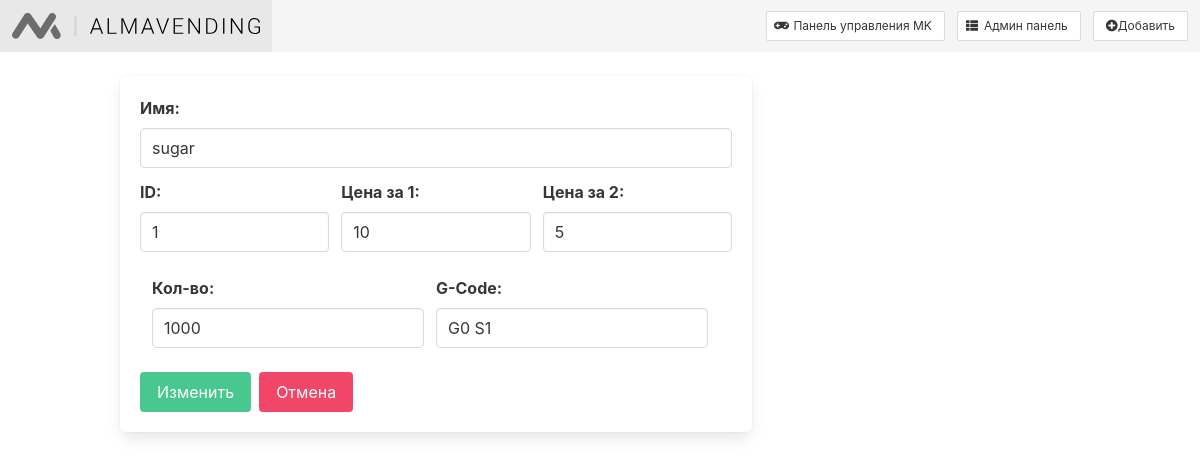
Screenshot of /admin/edit_stuff/1 with the database file from the repository.
### tables this page shows
CREATE TABLE "stuff" (
    id INTEGER NOT NULL PRIMARY KEY AUTOINCREMENT
  , name TEXT NOT NULL
  , price INTEGER NOT NULL
  , value INTEGER
  , g_code TEXT
  , double_price INTEGER
);

### app.py (the view)
@app.route("/admin/edit_stuff/<int:id_stuff>", methods=["POST", "GET"])
def edit_stuff(id_stuff):
    db = get_db()
    dbase = FDataBase(db)
    if request.method == 'POST':
        res = dbase.updateStuff(id_stuff, request.form['name'], request.form['price'], request.form['value'], request.form['g_code'], request.form['double_price'])
        if not res:
            print('Ошибка обновления')
        else:
            print('БД обновлена успешно')
        return redirect(url_for('admin'))
    elif request.method == 'GET':
        return render_template('edit_stuff.html', items=dbase.getStuffById(id_stuff))

### FDataBase.py (called while the page is built)
    def getStuffById(self, id_stuff):
        try:
            self.__cur.execute(f"SELECT id, name, price, double_price, value, g_code FROM stuff WHERE id = {id_stuff} LIMIT 1")
            res = self.__cur.fetchone()
            if res:
                return res
        except sqlite3.Error as e:
            print("Ошибка получения статьи из БД "+str(e))
        return (False, False, False, False, False, False)

### app.py (called while the page is built)
def connect_db():
    conn = sqlite3.connect(app.config['DATABASE'])
    conn.row_factory = sqlite3.Row
    return conn

def get_db():
    if not hasattr(g, 'link_db'):
        g.link_db = connect_db()
    return g.link_db

### templates/edit_stuff.html
{% extends 'base.html' %}
{% block content %}
<div class="columns mt-3">
    <div class="column is-two-thirds">
        <form class="box" method="post" class="form-contact">
        <div class="field">
            <label class="label">Имя:</label>
            <div class="control">
              <input class="input" type="text" name="name" value="{{ request.form['name'] or items['name'] }}" requied placeholder="{{ request.form['name'] or items['name'] }}">
            </div>
        </div>
        <div class="field is-grouped">
          <p class="controll">
          <div class="field">
            <label class="label">ID:</label>
            <div class="control">
              <input class="input" type="text" placeholder="id" name="id" value="{{ items['id']}}" requied >
            </div>
          </div>
          </p>
          <p class="control">
            <div class="field">
                <label class="label">Цена за 1:</label>
                <div class="control">
                  <input class="input" type="text" name="price" value="{{ request.form['price'] or items['price'] }}" requied placeholder="{{ request.form['price'] or items['price'] }}">
                </div>
            </div>
          </p>
          <p class="control">
            <div class="field">
                <label class="label">Цена за 2:</label>
                <div class="control">
                  <input class="input" type="text" name="double_price" value="{{ request.form['double_price'] or items['double_price'] }}" requied placeholder="{{ request.form['double_price'] or items['double_price'] }}">
                </div>
            </div>
          </p>
        </div>
        <div class="field is-grouped">
          <p class="control">
            <div class="field">
                <label class="label">Кол-во:</label>
                <div class="control">
                  <input class="input" type="text" name="value" value="{{ request.form['value'] or items['value'] }}" requied placeholder="100">
                </div>
            </div>
          </p>
          <p class="control">
            <div class="field">
                <label class="label">G-Code:</label>
                <div class="control">
                  <input class="input" type="text" name="g_code" value="{{ request.form['g_code'] or items['g_code'] }}" requied placeholder="100">
                </div>
            </div>
          </p>
        </div>
        <div class="buttons">
            <button class="button is-success" type="submit" value="Добавить">Изменить</button>
            <button class="button is-danger" type="reset" href="{{ url_for('admin') }}">Отмена</button>
        </div>
        </form>
    </div>
  </div>
</body>
{% endblock %}

### static/css/styles.css (style rules this page uses)
html { height: 100%; }
body { min-height: 100%; }

### rows the page displays
stuff: name "sugar", id "1", price "10", double_price "5", value "1000", g_code "G0 S1"
